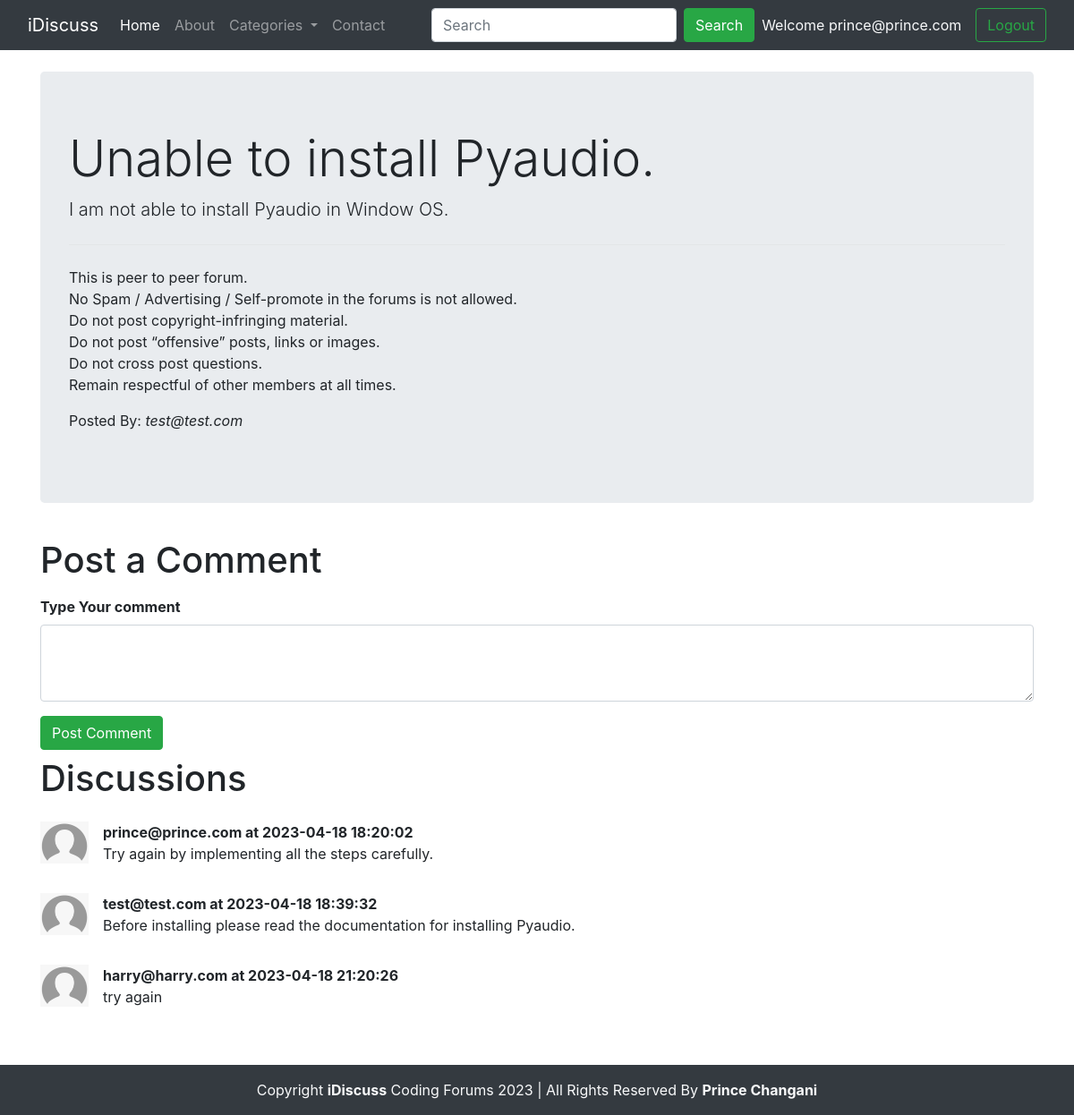
Screenshot of /thread.php?threadid=1 (signed in) with the database file from the repository.
### tables this page shows
CREATE TABLE `threads` (
  `thread_id` int(7) NOT NULL,
  `thread_title` varchar(255) NOT NULL,
  `thread_desc` text NOT NULL,
  `thread_cat_id` int(7) NOT NULL,
  `thread_user_id` int(7) NOT NULL,
  `timestamp` datetime NOT NULL DEFAULT current_timestamp()
);

CREATE TABLE `users` (
  `sno` int(8) NOT NULL,
  `user_email` varchar(30) NOT NULL,
  `user_pass` varchar(255) NOT NULL,
  `timestamp` datetime NOT NULL
);

CREATE TABLE `comments` (
  `comment_id` int(8) NOT NULL,
  `comment_content` text NOT NULL,
  `thread_id` int(8) NOT NULL,
  `comment_by` int(8) NOT NULL,
  `comment_time` datetime NOT NULL DEFAULT current_timestamp()
);

### thread.php (the view, shortened to what this page needs)
<!doctype html>
<html lang="en">
<head>
    <link href="https://cdn.jsdelivr.net/npm/bootstrap@5.3.0-alpha3/dist/css/bootstrap.min.css" rel="stylesheet"
>
    <link rel="stylesheet" href="https://cdn.jsdelivr.net/npm/bootstrap@4.6.2/dist/css/bootstrap.min.css"
>
</head>
<body>
    <?php
        include 'partials/_dbconnect.php';
        include 'partials/_header.php';
    ?>
    <?php
        $id = $_GET['threadid'];
        $sql = "SELECT * FROM `threads` WHERE thread_id=$id";
        $result = mysqli_query($conn, $sql);
        while($row = mysqli_fetch_assoc($result))
        {
            $title = $row['thread_title'];
            $desc = $row['thread_desc'];
            $thread_user_id = $row['thread_user_id'];
            $sql2 = "SELECT user_email FROM `users` WHERE sno='$thread_user_id'";
            $result2 = mysqli_query($conn, $sql2);
            $row2 = mysqli_fetch_assoc($result2);
            $posted_by = $row2['user_email'];
        }
    ?>
    <div class="container my-4">
        <div class="jumbotron">
            <h1 class="display-4 "><?php echo $title; ?></h1>
            <p class="lead"><?php echo $desc; ?></p>
            <hr class="my-4">
            <p>
                This is peer to peer forum.
                <br>No Spam / Advertising / Self-promote in the forums is not allowed.
                <br>Do not post copyright-infringing material.
                <br>Do not post “offensive” posts, links or images.
                <br>Do not cross post questions.
                <br>Remain respectful of other members at all times.
            </p>
            <p>Posted By: <em><?php echo $posted_by; ?></em></p>
        </div>
    </div>
    <?php
        if(isset($_SESSION['loggedin']) && $_SESSION['loggedin']==true)
        {
            echo '
                <div class="container">
                    <h1 class="py-2">Post a Comment</h1>
                    <form action="' . $_SERVER['REQUEST_URI'] . '" method="POST">
                        <div class="form-group">
                            <label for="comment" class="fw-bold">Type Your comment</label>
                            <textarea class="form-control" id="comment" name="comment" rows="3"></textarea>
                            <input type="hidden" name="sno" value="' . $_SESSION['sno'] . '" >
                        </div>
                        <button type="submit" class="btn btn-success">Post Comment</button>
                    </form>
                </div>
                ';
        }
    ?>
    <div class="container mb-5">
        <h1 class="py-2">Discussions</h1>
        <?php
            $id = $_GET['threadid'];
            $sql = "SELECT * FROM `comments` WHERE thread_id=$id";
            $result = mysqli_query($conn, $sql);
            while($row = mysqli_fetch_assoc($result))
            {
                $content = $row['comment_content'];
                $comment_time = $row['comment_time'];
                $thread_user_id = $row['comment_by'];
                $sql2 = "SELECT user_email FROM `users` WHERE sno='$thread_user_id'";
                $result2 = mysqli_query($conn, $sql2);
                $row2 = mysqli_fetch_assoc($result2);
                $user = $row2['user_email'];
                echo '  <div class="media my-3">
                <img src="img/userdefault.png" width="54px" class="mr-3" alt="...">
                <div class="media-body">
                    <p class="font-weight-bold my-0">'.$user.' at '.$comment_time.'</p>
                    <p>'.$content.'</p>
                </div>
                </div>
                ';
            }
        ?>
    </div>
    <?php
        include 'partials/_footer.php';
    ?>
</body>
</html>

### rows the page displays
threads: thread_title "Unable to install Pyaudio.", thread_desc "I am not able to install Pyaudio in Window OS."
users: user_email "test@test.com"
comments: users.user_email "prince@prince.com", comment_time "2023-04-18 18:20:02", comment_content "Try again by implementing all the steps carefully."
comments: users.user_email "test@test.com", comment_time "2023-04-18 18:39:32", comment_content "Before installing please read the documentation for installing Pyaudio."
comments: users.user_email "harry@harry.com", comment_time "2023-04-18 21:20:26", comment_content "try again"

### other values shown
$_SESSION['useremail'] "prince@prince.com"
